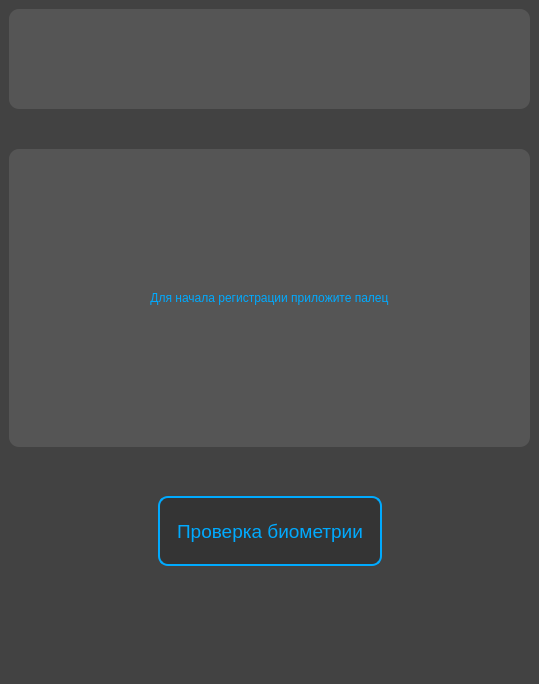
<?xml version="1.0" encoding="UTF-8"?>
<ui version="4.0">
 <class>MainWindow</class>
 <widget class="QMainWindow" name="MainWindow">
  <property name="geometry">
   <rect>
    <x>0</x>
    <y>0</y>
    <width>539</width>
    <height>684</height>
   </rect>
  </property>
  <property name="font">
   <font>
    <family>Arial</family>
    <pointsize>14</pointsize>
    <weight>9</weight>
    <italic>false</italic>
    <bold>false</bold>
   </font>
  </property>
  <property name="windowTitle">
   <string>MainWindow</string>
  </property>
  <property name="styleSheet">
   <string notr="true">background-color: rgb(66, 66, 66);
color: rgb(0, 170, 255);
font: 75 14pt &quot;Arial&quot;;</string>
  </property>
  <widget class="QWidget" name="centralwidget">
   <property name="enabled">
    <bool>true</bool>
   </property>
   <property name="font">
    <font>
     <family>Arial</family>
     <pointsize>14</pointsize>
     <weight>9</weight>
     <italic>false</italic>
     <bold>false</bold>
    </font>
   </property>
   <property name="styleSheet">
    <string notr="true">QPushButton {
     background-color: rgb(52, 52, 52);
     border-style: solid;
     border-width: 2px;
     border-radius: 10px;
     border-color: rgb(0, 170, 255);
     min-width: 10em;
 }

QPushButton:pressed {
     background-color: rgb(83, 83, 83);
     border-style: solid;
 }</string>
   </property>
   <layout class="QHBoxLayout" name="horizontalLayout">
    <item>
     <layout class="QVBoxLayout" name="verticalLayout" stretch="1,0,1,0,0,0">
      <property name="spacing">
       <number>0</number>
      </property>
      <property name="sizeConstraint">
       <enum>QLayout::SetDefaultConstraint</enum>
      </property>
      <item>
       <widget class="QLabel" name="username_label">
        <property name="sizePolicy">
         <sizepolicy hsizetype="Minimum" vsizetype="Preferred">
          <horstretch>0</horstretch>
          <verstretch>0</verstretch>
         </sizepolicy>
        </property>
        <property name="maximumSize">
         <size>
          <width>16777215</width>
          <height>100</height>
         </size>
        </property>
        <property name="font">
         <font>
          <family>Arial</family>
          <pointsize>14</pointsize>
          <weight>9</weight>
          <italic>false</italic>
          <bold>false</bold>
         </font>
        </property>
        <property name="styleSheet">
         <string notr="true">background-color: rgb(85, 85, 85);
border-style: solid;
border-radius: 10px;</string>
        </property>
        <property name="text">
         <string/>
        </property>
        <property name="textFormat">
         <enum>Qt::AutoText</enum>
        </property>
        <property name="alignment">
         <set>Qt::AlignCenter</set>
        </property>
       </widget>
      </item>
      <item>
       <spacer name="verticalSpacer_1">
        <property name="orientation">
         <enum>Qt::Vertical</enum>
        </property>
        <property name="sizeHint" stdset="0">
         <size>
          <width>20</width>
          <height>40</height>
         </size>
        </property>
       </spacer>
      </item>
      <item>
       <widget class="QLabel" name="message_label">
        <property name="sizePolicy">
         <sizepolicy hsizetype="Minimum" vsizetype="Preferred">
          <horstretch>0</horstretch>
          <verstretch>0</verstretch>
         </sizepolicy>
        </property>
        <property name="styleSheet">
         <string notr="true">background-color: rgb(85, 85, 85);
border-style: solid;
border-radius: 10px;</string>
        </property>
        <property name="text">
         <string>Для начала регистрации приложите палец</string>
        </property>
        <property name="alignment">
         <set>Qt::AlignCenter</set>
        </property>
       </widget>
      </item>
      <item>
       <spacer name="verticalSpacer_2">
        <property name="orientation">
         <enum>Qt::Vertical</enum>
        </property>
        <property name="sizeHint" stdset="0">
         <size>
          <width>20</width>
          <height>40</height>
         </size>
        </property>
       </spacer>
      </item>
      <item>
       <widget class="QFrame" name="">
        <property name="enabled">
         <bool>true</bool>
        </property>
        <property name="frameShape">
         <enum>QFrame::NoFrame</enum>
        </property>
        <property name="frameShadow">
         <enum>QFrame::Plain</enum>
        </property>
        <layout class="QHBoxLayout" name="horizontalLayout_2">
         <property name="spacing">
          <number>0</number>
         </property>
         <property name="sizeConstraint">
          <enum>QLayout::SetDefaultConstraint</enum>
         </property>
         <item>
          <spacer name="horizontalSpacer_1">
           <property name="orientation">
            <enum>Qt::Horizontal</enum>
           </property>
           <property name="sizeHint" stdset="0">
            <size>
             <width>40</width>
             <height>20</height>
            </size>
           </property>
          </spacer>
         </item>
         <item>
          <widget class="QPushButton" name="check_button">
           <property name="enabled">
            <bool>true</bool>
           </property>
           <property name="sizePolicy">
            <sizepolicy hsizetype="Minimum" vsizetype="Fixed">
             <horstretch>0</horstretch>
             <verstretch>0</verstretch>
            </sizepolicy>
           </property>
           <property name="minimumSize">
            <size>
             <width>224</width>
             <height>70</height>
            </size>
           </property>
           <property name="font">
            <font>
             <family>Arial</family>
             <pointsize>14</pointsize>
             <weight>9</weight>
             <italic>false</italic>
             <bold>false</bold>
             <stylestrategy>PreferDefault</stylestrategy>
            </font>
           </property>
           <property name="cursor">
            <cursorShape>PointingHandCursor</cursorShape>
           </property>
           <property name="styleSheet">
            <string notr="true"/>
           </property>
           <property name="text">
            <string>Проверка биометрии</string>
           </property>
          </widget>
         </item>
         <item>
          <spacer name="horizontalSpacer_2">
           <property name="orientation">
            <enum>Qt::Horizontal</enum>
           </property>
           <property name="sizeHint" stdset="0">
            <size>
             <width>40</width>
             <height>20</height>
            </size>
           </property>
          </spacer>
         </item>
        </layout>
       </widget>
      </item>
      <item>
       <spacer name="verticalSpacer_3">
        <property name="orientation">
         <enum>Qt::Vertical</enum>
        </property>
        <property name="sizeType">
         <enum>QSizePolicy::Expanding</enum>
        </property>
        <property name="sizeHint" stdset="0">
         <size>
          <width>20</width>
          <height>100</height>
         </size>
        </property>
       </spacer>
      </item>
     </layout>
    </item>
   </layout>
  </widget>
 </widget>
 <resources/>
 <connections/>
</ui>
